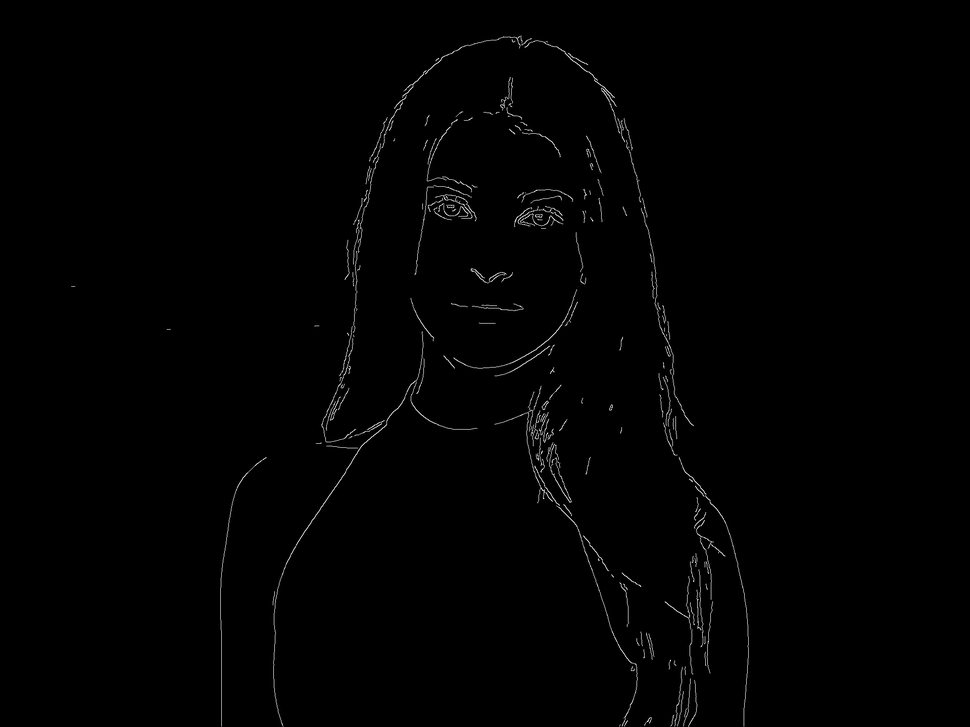
#> input picture lab08/sample_edges_scipy.png, 970 x 727 px, shrunk from 1920 x 1440 before the run; the run also reads 1 picture not shown here
$ python compare_outputs.py
#> lines starting #> are read from the running program, lines starting #| are printed output that depends on the picture; after the words box and inside, x2 and y2 are one past the last pixel; in counts of white or black regions, pixels touching at a corner belong together
"""Compare outputs with instructor images; these are examples, not labeled ground truth."""
import json
from pathlib import Path
import numpy as np
from PIL import Image

root=Path(__file__).resolve().parent

def compare():
    reference=np.asarray(Image.open(root/'sample_edges_scipy.png').convert('L'))>0
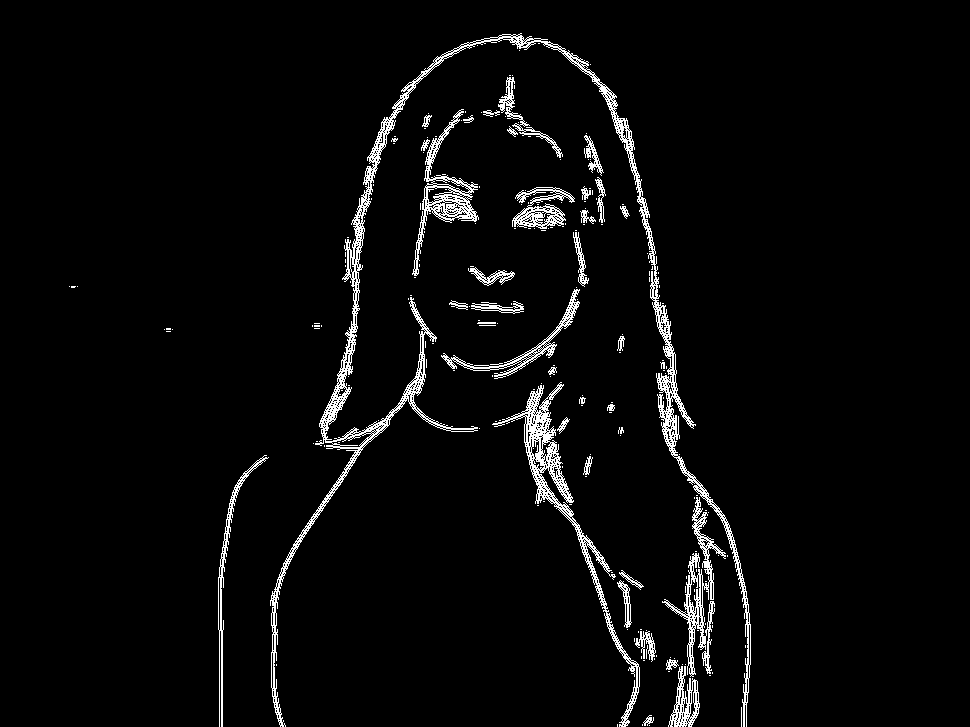
#> reference: shape (727, 970) bool; 3.7% white in thin lines or dots, all inside (x1, y1, x2, y2) = (69, 33, 751, 727)
    actual=np.asarray(Image.open(root/'edges_scipy.png').convert('L'))>0
    if reference.shape!=actual.shape:
        raise ValueError('edge image dimensions differ')
    intersection=int(np.count_nonzero(reference & actual))
#> intersection = 26277
    union=int(np.count_nonzero(reference | actual))
#> union = 26277
    ref_count=int(np.count_nonzero(reference)); actual_count=int(np.count_nonzero(actual))
#> after `ref_count = int(np.count_nonzero(reference))`: ref_count = 26277
#> after `actual_count = int(np.count_nonzero(actual))`: actual_count = 26277
    result={'edge_comparison':{'reference_edge_pixels':ref_count,
        'actual_edge_pixels':actual_count,'exact_pixel_match':bool(np.array_equal(reference,actual)),
        'intersection_pixels':intersection,'union_pixels':union,
        'edge_iou':intersection/union if union else 1.,
        'edge_f1':2*intersection/(ref_count+actual_count) if ref_count+actual_count else 1.,
        'pixel_agreement_fraction':float(np.mean(reference==actual))},
        'note':'Reference-image agreement is not accuracy on labeled data; threshold and implementation details can differ.'}
    # Recover the sample's axis-aligned green outline, excluding its small label.
    rgb=np.asarray(Image.open(root/'sample_output_detected.png').convert('RGB'))
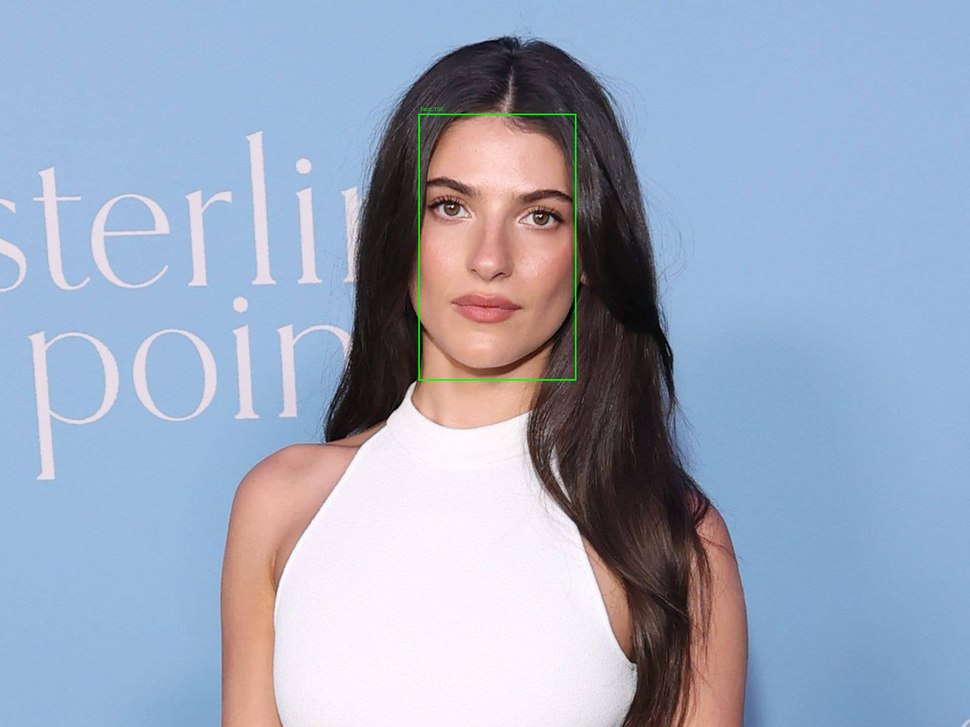
#> input picture lab08/sample_output_detected.png, 970 x 727 px, shrunk from 1920 x 1440 before the run
#> rgb is the input picture: shape (727, 970, 3); mean R, G, B 155.8, 168.2, 190.1
    green=(rgb[:,:,1]>200)&(rgb[:,:,0]<40)&(rgb[:,:,2]<40)
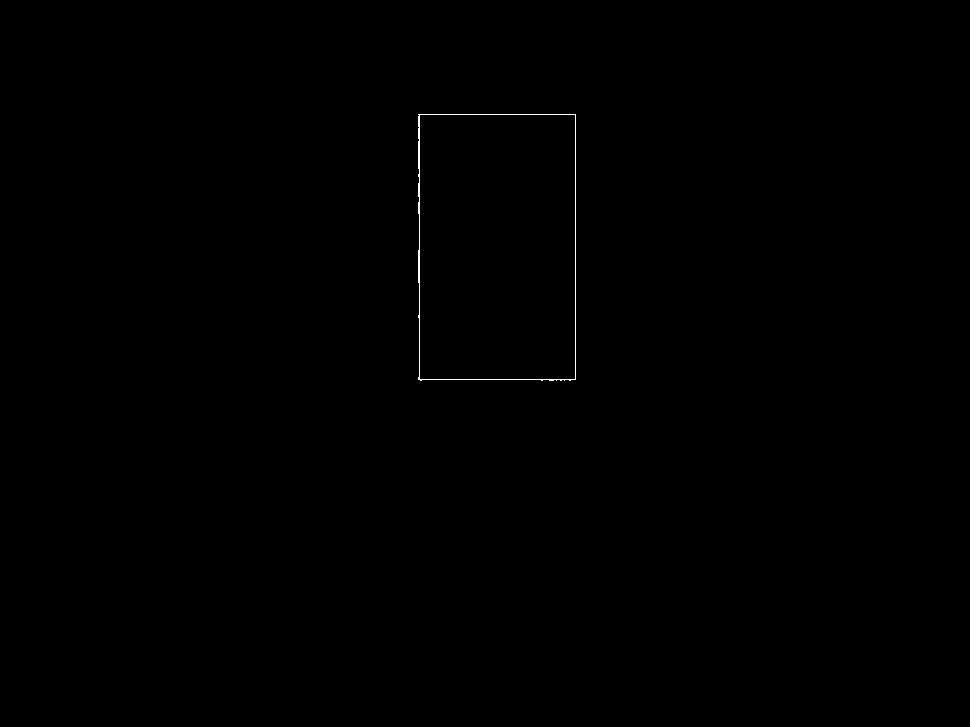
#> green: shape (727, 970) bool; 0.14% white in thin lines or dots, all inside (x1, y1, x2, y2) = (418, 114, 576, 381)
    ys=np.flatnonzero(green.sum(axis=1)>100); xs=np.flatnonzero(green.sum(axis=0)>100)
#> after `ys = np.flatnonzero(green.sum(axis=1) > 100)`: ys = [114, 379]
#> after `xs = np.flatnonzero(green.sum(axis=0) > 100)`: xs = [418, 419, 575]
    if len(xs) and len(ys):
        ref_box=[int(xs.min()),int(ys.min()),int(xs.max()),int(ys.max())]
#> ref_box = [418, 114, 575, 379]
        boxes=json.loads((root/'results.json').read_text())['face_detection']['faces']
#> (reads lab08/results.json from the repository)
        comparisons=[]
        for record in boxes:
            box=record['box_xyxy']
            w=max(0,min(ref_box[2],box[2])-max(ref_box[0],box[0]))
            h=max(0,min(ref_box[3],box[3])-max(ref_box[1],box[1]))
            intersection=w*h
            union=(ref_box[2]-ref_box[0])*(ref_box[3]-ref_box[1])+(box[2]-box[0])*(box[3]-box[1])-intersection
            comparisons.append({'actual_box':box,'iou_against_sample_outline':intersection/union if union else 0.})
#> this loop made 1 pass
#> (w, h, intersection, union) on pass 1: (0, 155, 0, 205813)
#> after the loop, comparisons = 1 item
        result['face_comparison']={'sample_outline_xyxy':ref_box,'actual_face_count':len(boxes),'boxes':comparisons,
            'method':'Sample outline inferred from long green borders; not supplied ground-truth boxes.'}
    (root/'sample_comparison.json').write_text(json.dumps(result,indent=2)+'\n',encoding='utf-8')
    print(json.dumps(result,indent=2))
#> (printed output is left out)
    return result

if __name__=='__main__': compare()
